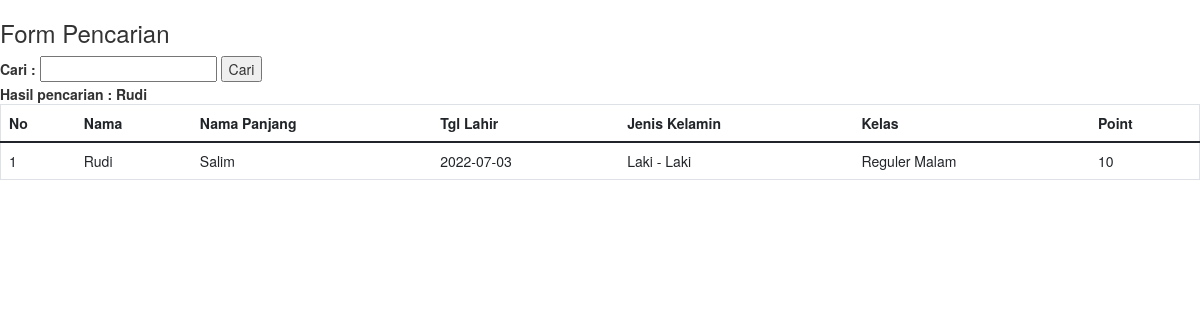
/index.php?cari=Rudi, run on the app's committed database.
### tables this page shows
CREATE TABLE `students` (
  `Idstudent` int(20) NOT NULL,
  `name` varchar(50) NOT NULL,
  `surname` varchar(50) NOT NULL,
  `birthdate` date NOT NULL,
  `gender` varchar(50) NOT NULL,
  `class` varchar(50) NOT NULL,
  `point` int(20) NOT NULL
);

### index.php (the view, shortened to what this page needs)
<!DOCTYPE html>
<html lang="en">
<head>
    <link rel="stylesheet" href="bootstrap-5.0.2-dist/css/bootstrap.min.css">
    <link rel="stylesheet" href="http://maxcdn.bootstrapcdn.com/bootstrap/3.3.6/css/bootstrap.min.css">
</head>
<?php
include 'config.php';
?>
<h3>Form Pencarian</h3>
<form action="index.php" method="get">
    <label>Cari :</label>
    <input type="text" name="cari">
    <input type="submit" value="Cari">
</form>
<?php
if (isset($_GET['cari'])) {
    $cari = $_GET['cari'];
    echo "<b>Hasil pencarian : " . $cari . "</b>";
}
?>
<body>
    <table class="table table-striped" border="1">
    <thead>
        <tr>
            <th scope="col">No</th>
            <th scope="col">Nama</th>
            <th scope="col">Nama Panjang</th>
            <th scope="col">Tgl Lahir</th>
            <th scope="col">Jenis Kelamin</th>
            <th scope="col">Kelas</th>
            <th scope="col">Point</th>
        </tr>
    <thead>
    <?php
    if (isset($_GET['cari'])) {
        $cari = $_GET['cari'];
        $data = mysqli_query($kon, "select * from students where name like '%" . $cari . "%'");
    } else {
        $data = mysqli_query($kon, "select * from students ");
    }
    $no = 1;
    while ($d = mysqli_fetch_array($data)) {
    ?>
        <tr>
            <td><?php echo $no++; ?></td>
            <td><?php echo $d['name']; ?></td>
            <td><?php echo $d['surname']; ?></td>
            <td><?php echo $d['birthdate']; ?></td>
            <td><?php echo $d['gender']; ?></td>
            <td><?php echo $d['class']; ?></td>
            <td><?php echo $d['point']; ?></td>
        </tr>
    <?php } ?>
</table>
</body>
</html>

### data on the page
students: name "Rudi", surname "Salim", birthdate "2022-07-03", gender "Laki - Laki", class "Reguler Malam", point "10"

### other printed values
$cari "Rudi"
